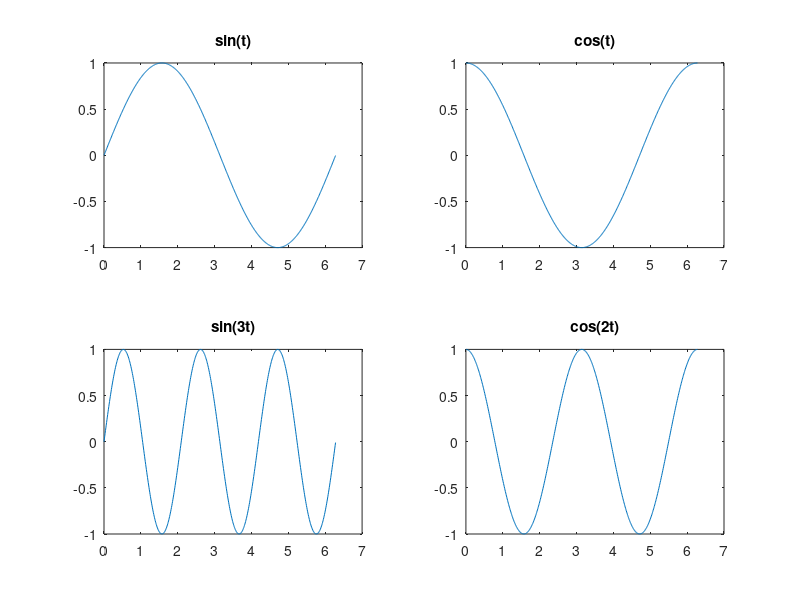

The MATLAB source for this figure:
t = 0:0.01:2*pi;
y1 = sin(t);
y2 = cos(t);
y3 = sin(3*t);
y4 = cos(2*t);

subplot(2, 2, 1);
plot(t, y1);
title('sin(t)');

subplot(2, 2, 2);
plot(t, y2);
title('cos(t)');

subplot(2, 2, 3);
plot(t, y3);
title('sin(3t)');

subplot(2, 2, 4);
plot(t, y4);
title('cos(2t)');